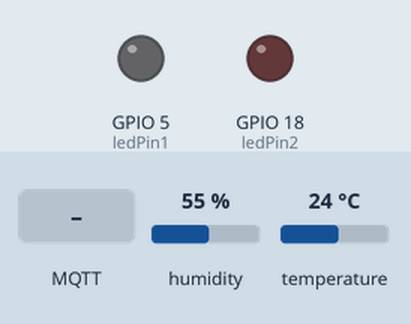
Bench run of a sketch on a simulated ESP32. Parts: output pins drawn as LEDs (lit = HIGH). The test bench sets the inputs (shaded band); at power-on: humidity 55 %, temperature 24 °C. WiFi joins after 1.5 s; servers stay silent unless stated; no MQTT or app messages arrive unless stated; what the sketch prints to the serial monitor is not drawn.

Above: at 2.7 s.
2.8 s: MQTT message "1L" arrives on the first subscribed topic
At 3.9 s:
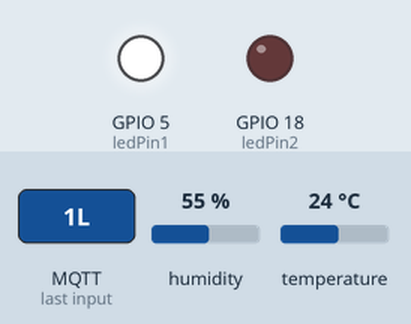
4.3 s: MQTT message "2L" arrives on the first subscribed topic
At 5.0 s:
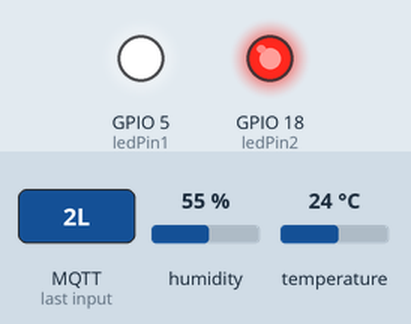
5.8 s: MQTT message "1D" arrives on the first subscribed topic
At 6.2 s:
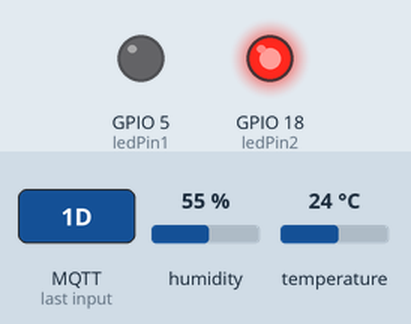
7.3 s: MQTT message "2D" arrives on the first subscribed topic
At 8.5 s:
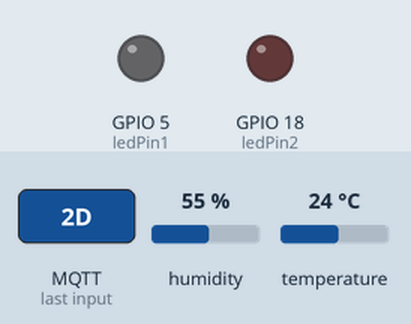
Timing chart, 0 to 9.8 s (numbered marks = the images above; inputs shaded):
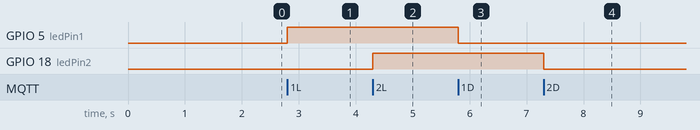

Measured:
- after the input at 2.8 s, GPIO 5 (ledPin1): LOW → HIGH at once
- after the input at 4.3 s, GPIO 18 (ledPin2): LOW → HIGH at once
- after the input at 5.8 s, GPIO 5 (ledPin1): HIGH → LOW at once
- after the input at 7.3 s, GPIO 18 (ledPin2): HIGH → LOW at once

The sketch:

sketch.ino
```cpp
#include <WiFi.h>
#include <PubSubClient.h>
#include <DHT.h>

// Configurações do DHT22
#define DHTPIN 23     // Pino conectado ao DHT22
#define DHTTYPE DHT22

// Configuração WiFi
const char* ssid = "Wokwi-GUEST";
//const char* password = "123456";

// Configuração MQTT
const char* mqtt_server = "test.mosquitto.org";
const char* topicIn = "In21952406"; // Tópico de entrada com sua matrícula
const char* topicTemp = "Out21952406/Temperatura";
const char* topicHum = "Out21952406/Umidade";

WiFiClient espClient;
PubSubClient client(espClient);

// Pinos dos LEDs
const int ledPin1 = 5;
const int ledPin2 = 18;
DHT dht(DHTPIN, DHTTYPE);

unsigned long lastMsg = 0; // Variável para controlar o tempo das publicações

void setup_wifi() {
  delay(10);
  Serial.println();
  Serial.print("Connecting to ");
  Serial.println(ssid);
  WiFi.mode(WIFI_STA);
  WiFi.begin(ssid);

  while (WiFi.status() != WL_CONNECTED) {
    delay(500);
    Serial.print(".");
  }
  Serial.println("");
  Serial.println("WiFi connected");
  Serial.println("IP address: ");
  Serial.println(WiFi.localIP());
}

void callback(char* topic, byte* payload, unsigned int length) {
  Serial.print("Message arrived [");
  Serial.print(topic);
  Serial.print("] ");

  String message;
  for (int i = 0; i < length; i++) {
    message += (char)payload[i];
  }
  Serial.println(message);

  if (message == "1L") {
    digitalWrite(ledPin1, HIGH);
  } else if (message == "1D") {
    digitalWrite(ledPin1, LOW);
  } else if (message == "2L") {
    digitalWrite(ledPin2, HIGH);
  } else if (message == "2D") {
    digitalWrite(ledPin2, LOW);
  }
}

void reconnect() {
  while (!client.connected()) {
    Serial.print("Attempting MQTT connection...");
    if (client.connect("ESP32Client")) {
      Serial.println("connected");
      client.subscribe(topicIn);
    } else {
      Serial.print("failed, rc=");
      Serial.print(client.state());
      Serial.println(" try again in 5 seconds");
      delay(5000);
    }
  }
}

void setup() {
  pinMode(ledPin1, OUTPUT);
  pinMode(ledPin2, OUTPUT);
  dht.begin();
  Serial.begin(115200);
  setup_wifi();
  client.setServer(mqtt_server, 1883);
  client.setCallback(callback);
}

void loop() {
  if (!client.connected()) {
    reconnect();
  }
  client.loop();

  unsigned long now = millis();
  if (now - lastMsg > 5000) {
    lastMsg = now;

    // Ler os valores de temperatura e umidade do DHT22
    float humidity = dht.readHumidity();
    float temperature = dht.readTemperature();

    // Verifica se leitura falhou e sai cedo (para tentar novamente).
    if (isnan(humidity) || isnan(temperature)) {
      Serial.println("Failed to read from DHT sensor!");
      return;
    }

    // Publicar temperatura e umidade
    char tempMsg[50];
    sprintf(tempMsg, "Umidade: %f %%, Temperatura: %f C", humidity, temperature);
    Serial.println(tempMsg);
    client.publish(topicTemp, String(temperature).c_str());
    client.publish(topicHum, String(humidity).c_str());
  }
}
```
